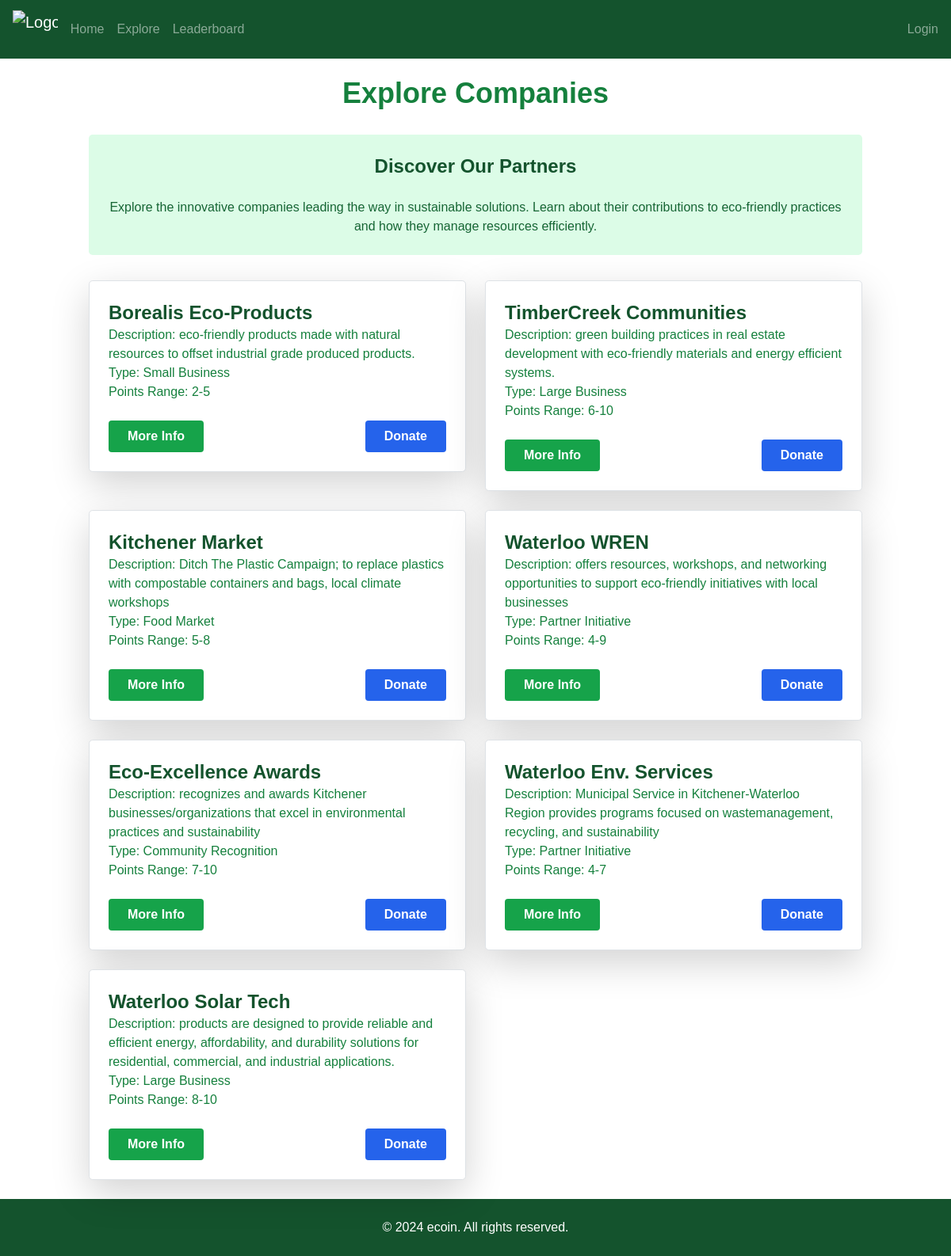
/explore, run on the app's committed database.
### website/models.py (models this page shows)
class Companies(UserMixin, db.Model):
    id = db.Column(db.Integer, primary_key=True)
    CompanyName = db.Column(db.String(100))
    Balance = db.Column(db.Float)

### website/views.py (the view)
@views.route('/explore', methods=["GET"])
def explore_companies():
    all_companies = Companies.query.all()
    all_companies_list = []
    business_descriptions = [
    ["2-5", "Small Business","eco-friendly products made with natural resources to offset industrial grade produced products." ],
    ["6-10", "Large Business","green building practices in real estate development with eco-friendly materials and energy efficient systems." ],
    ["5-8", "Food Market", "Ditch The Plastic Campaign; to replace plastics with compostable containers and bags, local climate workshops" ],
    ["4-9", "Partner Initiative", "offers resources, workshops, and networking opportunities to support eco-friendly initiatives with local businesses"],
    ["7-10", "Community Recognition", "recognizes and awards Kitchener businesses/organizations that excel in environmental practices and sustainability"],
    ["4-7", "Partner Initiative", "Municipal Service in Kitchener-Waterloo Region provides programs focused on wastemanagement, recycling, and sustainability"],
    ["8-10", "Large Business", "products are designed to provide reliable and efficient energy, affordability, and durability solutions for residential, commercial, and industrial applications."],
    ]
    for company in all_companies:
       all_companies_list.append(company)
    entries_length = len(all_companies_list)
    return render_template("explore.html", all_companies=all_companies_list, business_descriptions=business_descriptions, entries_length=entries_length)

### website/templates/explore.html
{% extends "base.html" %} {% block title %}Explore | Discover{% endblock %} {%
block content %}
<div class="container mx-auto p-6">
  <h1 class="text-4xl font-bold text-center mb-8 text-green-700">
    Explore Companies
  </h1>
  <section class="bg-green-100 p-6 rounded-lg mb-8">
    <h2 class="text-2xl font-semibold text-green-900 mb-4">
      Discover Our Partners
    </h2>
    <p class="text-green-800">
      Explore the innovative companies leading the way in sustainable solutions.
      Learn about their contributions to eco-friendly practices and how they
      manage resources efficiently.
    </p>
  </section>
  <div class="grid grid-cols-1 md:grid-cols-2 gap-6">
    {% for i in range(entries_length) %}
    <a href="/company/{{ all_companies[i].id }}" class="block">
      <div
        class="bg-white shadow-lg rounded-lg p-6 border border-gray-200 hover:shadow-xl transition"
      >
        <h2 class="text-2xl font-semibold text-green-900">
          {{ all_companies[i].CompanyName }}
        </h2>
        <p class="text-green-700">
          Description: {{business_descriptions[i][2]}}
        </p>
        <p class="text-green-700">Type: {{business_descriptions[i][1]}}</p>
        <p class="text-green-700">
          Points Range: {{business_descriptions[i][0]}}
        </p>
        <div class="mt-4 flex justify-between font-bold">
          <button
            href="/company/{{ all_companies[i].id }}"
            class="bg-green-600 text-white py-2 px-4 rounded hover:bg-green-700"
          >
            More Info
          </button>
          <button
            class="bg-blue-600 text-white py-2 px-4 rounded hover:bg-blue-700"
          >
            Donate
          </button>
        </div>
      </div>
    </a>
    {% endfor %}
  </div>
</div>
<footer id="contact" class="bg-green-900 text-white py-4 text-center">
  <p>&copy; 2024 ecoin. All rights reserved.</p>
</footer>
{% endblock %}

### website/templates/base.html (shortened to what this page needs)
<!DOCTYPE html>
<html>
  <head>
    <link
      rel="stylesheet"
      href="https://stackpath.bootstrapcdn.com/bootstrap/4.4.1/css/bootstrap.min.css"
    />
    <link
      rel="stylesheet"
      href="https://cdnjs.cloudflare.com/ajax/libs/font-awesome/5.15.3/css/all.min.css"
    />
    <link
      href="https://cdn.jsdelivr.net/npm/daisyui@4.12.10/dist/full.min.css"
      rel="stylesheet"
      type="text/css"
    />
    <link
      rel="stylesheet"
      href="{{ url_for('static', filename='css/styles.css') }}"
    />
    <script src="https://cdn.tailwindcss.com"></script>
  </head>
  <body>
    {% if request.path == '/' %}
    <nav
      id="navbar"
      class="navbar navbar-expand-lg navbar-dark text-md py-2 bg-green-900 fixed-top transform -translate-y-full opacity-0 transition-transform duration-300 ease-in-out"
    >
      <a class="navbar-brand mx-2" href="/">
        <img
          class="h-12"
          src="https://media.discordapp.net/attachments/1266893920642531442/1267158332594978816/ecoin.png?ex=66a7c4a9&is=66a67329&hm=3e34a931fe3a07d992625d0d1bc10191f8251199e352ab902f111a592bf7e42c&=&format=webp&quality=lossless&width=924&height=734"
          alt="Logo"
        />
      </a>
      <button
        class="navbar-toggler"
        type="button"
        data-toggle="collapse"
        data-target="#navbarNav"
      >
        <span class="navbar-toggler-icon"></span>
      </button>
      <div class="collapse navbar-collapse" id="navbarNav">
        <div class="navbar-nav flex-grow-1">
          <a class="nav-item nav-link" id="home" href="/">Home</a>
          <a class="nav-item nav-link" id="explore" href="/explore">Explore</a>
          <a class="nav-item nav-link" id="leaderboard" href="/leaderboard"
            >Leaderboard</a
          >
          {% if current_user.is_authenticated %}
          <a class="nav-item nav-link" id="dashboard" href="/customerdashboard"
            >Dashboard</a
          >
          <div class="lg:ml-auto lg:flex lg:align-items-center justify-center">
            <p class="font-semibold text-white my-auto mx-2">
              Welcome back, {{current_user.first_name}}!
            </p>
            <a class="nav-item nav-link" id="logout" href="/logout">Logout</a>
          </div>
          {% else %}
          <div class="lg:ml-auto lg:flex justify-center flex-row">
            <a class="nav-item nav-link" id="login" href="/login">Login</a>
          </div>
          {% endif %}
        </div>
      </div>
    </nav>
    {% else %}
    <nav
      id="navbar"
      class="navbar navbar-expand-lg navbar-dark text-md py-2 bg-green-900"
    >
      <a class="navbar-brand mx-2" href="/">
        <img
          class="h-12"
          src="https://media.discordapp.net/attachments/1266893920642531442/1267158332594978816/ecoin.png?ex=66a7c4a9&is=66a67329&hm=3e34a931fe3a07d992625d0d1bc10191f8251199e352ab902f111a592bf7e42c&=&format=webp&quality=lossless&width=924&height=734"
          alt="Logo"
        />
      </a>
      <div class="collapse navbar-collapse" id="navbarNav">
        <div class="navbar-nav flex-grow-1">
          <a class="nav-item nav-link" id="home" href="/">Home</a>
          <a class="nav-item nav-link" id="explore" href="/explore">Explore</a>
          <a class="nav-item nav-link" id="leaderboard" href="/leaderboard"
            >Leaderboard</a
          >
          {% if current_user.is_authenticated %}
          <a class="nav-item nav-link" id="dashboard" href="/customerdashboard"
            >Dashboard</a
          >
          <div class="lg:ml-auto lg:flex lg:align-items-center justify-center">
            <p class="font-semibold text-white my-auto mx-2">
              Welcome back, {{current_user.first_name}}!
            </p>
            <a class="nav-item nav-link" id="logout" href="/logout">Logout</a>
          </div>
          {% else %}
          <div class="lg:ml-auto lg:flex justify-center flex-row">
            <a class="nav-item nav-link" id="login" href="/login">Login</a>
          </div>
          {% endif %}
        </div>
      </div>
    </nav>
    {% endif %}
    <div class="">{% block content %} {% endblock %}</div>
  </body>
</html>

### website/static/css/styles.css (style rules this page uses)
body { font-family: Arial, sans-serif; margin: 0; padding: 0; box-sizing: border-box; overflow-x: hidden; }
h1 { font-size: 100px; }
section { padding: 2em; text-align: center; }
footer { background-color: #333; color: white; text-align: center; padding: 1em 0; }

### data on the page
Companies: CompanyName "Borealis Eco-Products"
Companies: CompanyName "TimberCreek Communities"
Companies: CompanyName "Kitchener Market"
Companies: CompanyName "Waterloo WREN"
Companies: CompanyName "Eco-Excellence Awards"
Companies: CompanyName "Waterloo Env. Services"
Companies: CompanyName "Waterloo Solar Tech"

### other printed values
{{ business_descriptions[i][2] }} "eco-friendly products made with natural resources to offset industrial grade produced products." "green building practices in real estate development with eco-friendly materials and energy efficient systems." "Ditch The Plastic Campaign; to replace plastics with compostable containers and bags, local climate workshops" "offers resources, workshops, and networking opportunities to support eco-friendly initiatives with local businesses" "recognizes and awards Kitchener businesses/organizations that excel in environmental practices and sustainability" "Municipal Service in Kitchener-Waterloo Region provides programs focused on wastemanagement, recycling, and sustainability" "products are designed to provide reliable and efficient energy, affordability, and durability solutions for residential, commercial, and industrial applications."
{{ business_descriptions[i][1] }} "Small Business" "Large Business" "Food Market" "Partner Initiative" "Community Recognition" "Partner Initiative" "Large Business"
{{ business_descriptions[i][0] }} "2-5" "6-10" "5-8" "4-9" "7-10" "4-7" "8-10"
